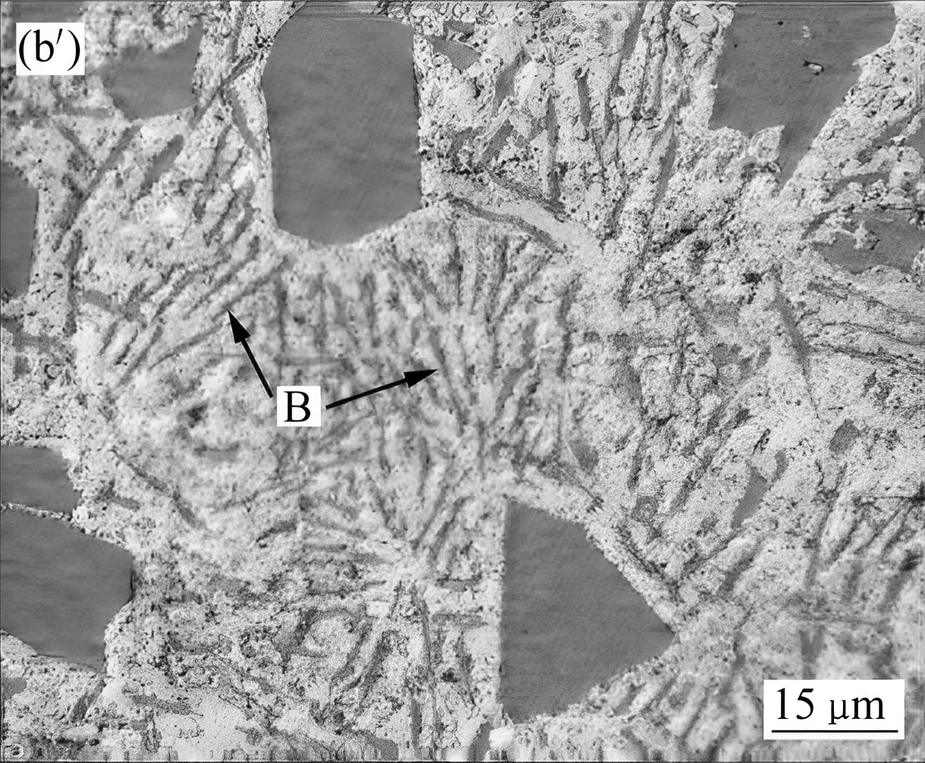
#> input picture data/images/01.png, 925 x 763 px, shrunk from 1219 x 1005 before the run
$ python -i seg_methods.py   (imports and definitions only)
#> lines starting #> are read from the running program, lines starting #| are printed output that depends on the picture; after the words box and inside, x2 and y2 are one past the last pixel; in counts of white or black regions, pixels touching at a corner belong together
#> further down, picture is the input picture: shape (763, 925, 3); min 0, max 255, mean 160.9
import cv2
import numpy as np
from skimage.morphology import skeletonize
from scipy import ndimage as ndi
from skimage.measure import label
from skimage.segmentation import random_walker, watershed
from skimage.filters import threshold_otsu


# 所有结果的像素值为[0,C] all result is in integer of [0, C]
# [53 lines left out: functions OTSU, Canny, RandomWalker, Kmeans, not called in this run]


def Watershed(in_img: np.ndarray) -> np.ndarray:
    """
        分水岭方法，watershed
    """
    th_img = threshold_otsu(in_img)
#> th_img = 156
    temp_img = np.zeros(in_img.shape)
    temp_img[in_img > th_img] = 1

    dist_trf = ndi.distance_transform_edt(temp_img)

    sure_fg = np.zeros(in_img.shape, bool)
    sure_fg[dist_trf > 0.2 * dist_trf.max()] = True

    label_map = label(sure_fg, connectivity=1, background=0, return_num=False)
    out_img = watershed(in_img, label_map, watershed_line=True, mask=sure_fg)
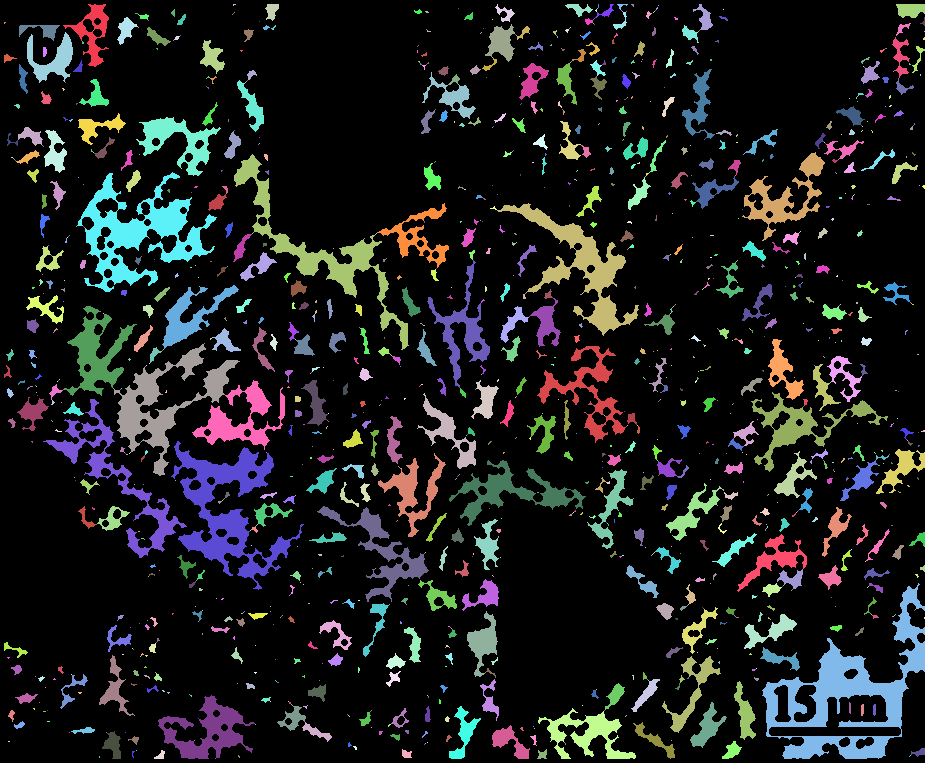
#> out_img: shape (763, 925, 3) int32; 1315 distinct labels, from 0 to 1314; one colour per label, 0 black
    out_img[out_img > 0] = 1
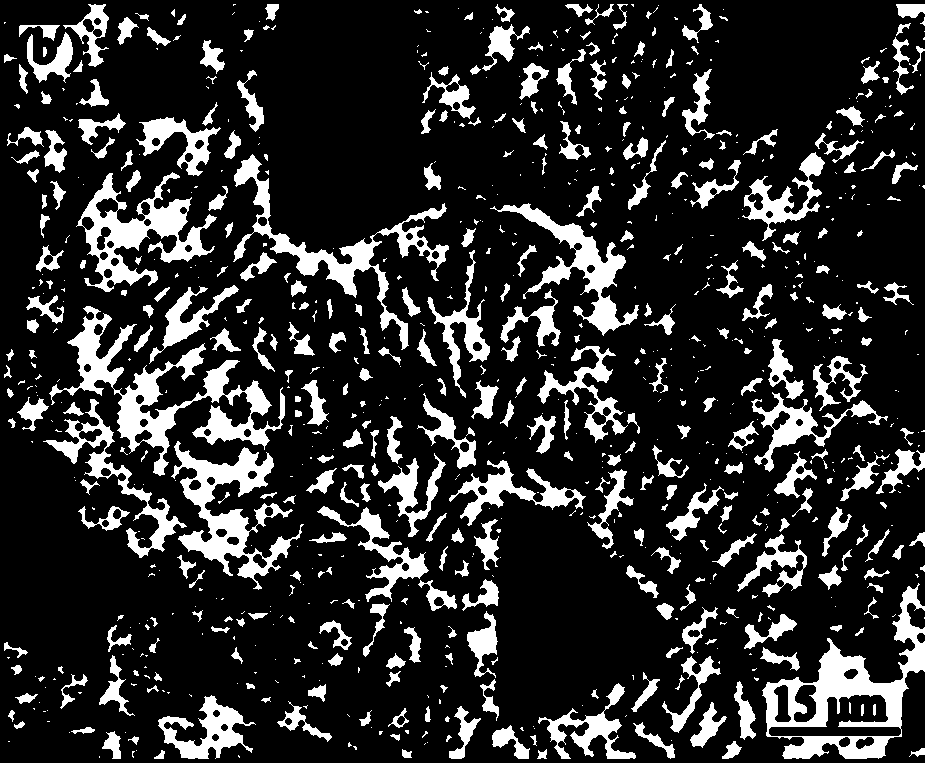
#> out_img: shape (763, 925, 3) int32; values 0 (black) and 1 (white), 17.7% white; 836 white regions (460 under 20 px), largest, box (x1, y1, x2, y2) and area: (49, 306, 285, 476) 8754, (762, 583, 925, 759) 8189, (171, 441, 304, 590) 6071
    out_img = 1 - skeletonize(1 - out_img)
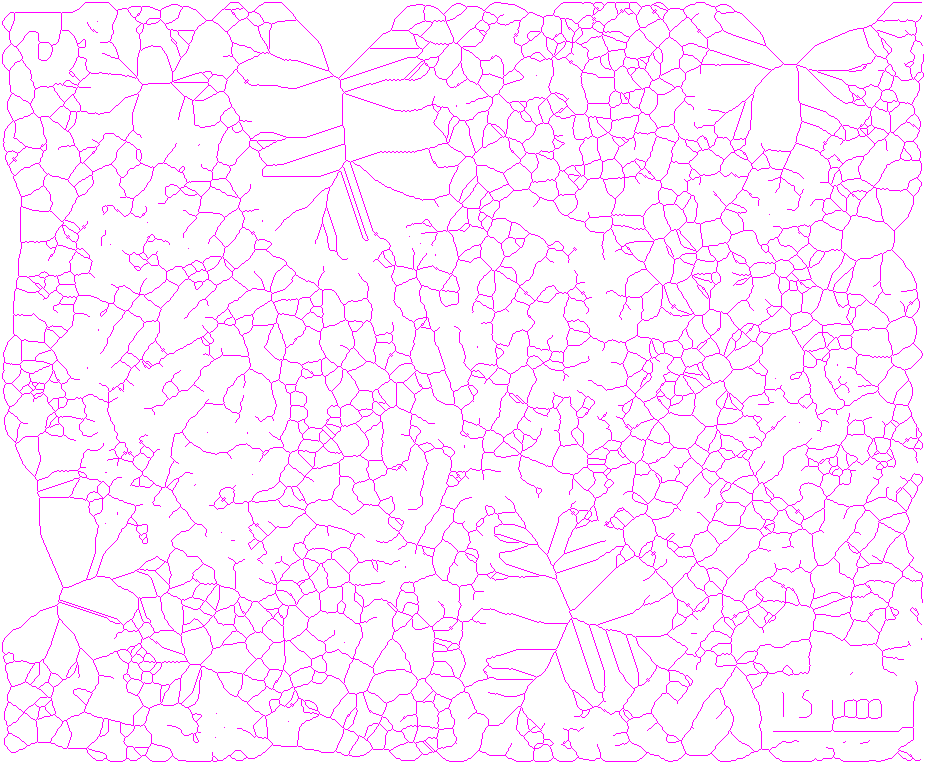
#> out_img: shape (763, 925, 3) int64; mean B, G, R 1, 0.932, 1; drawn with 1 as white
    return out_img

>>> import cv2
>>> picture = cv2.imread('../data/images/01.png')
>>> result = Watershed(picture)

$ run again, on data/images/04.png
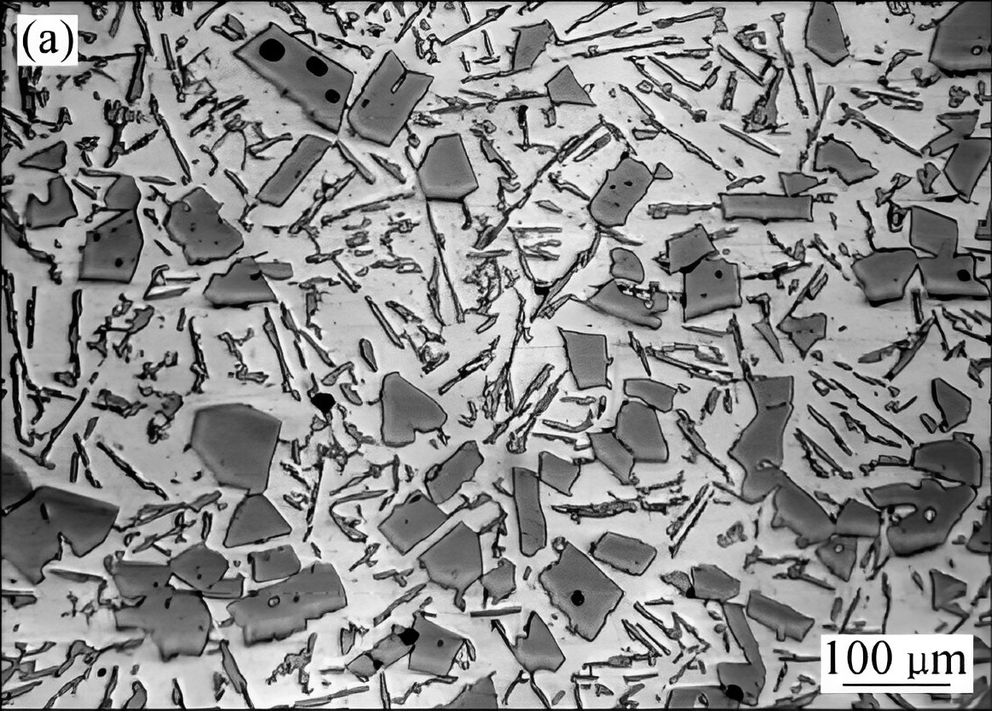
#> input picture data/images/04.png, 992 x 711 px, shrunk from 1162 x 833 before the run
#> picture is the input picture: shape (711, 992, 3); min 0, max 255, mean 139.4
#> th_img = 130
#> in Watershed, `out_img[out_img > 0] = 1`:
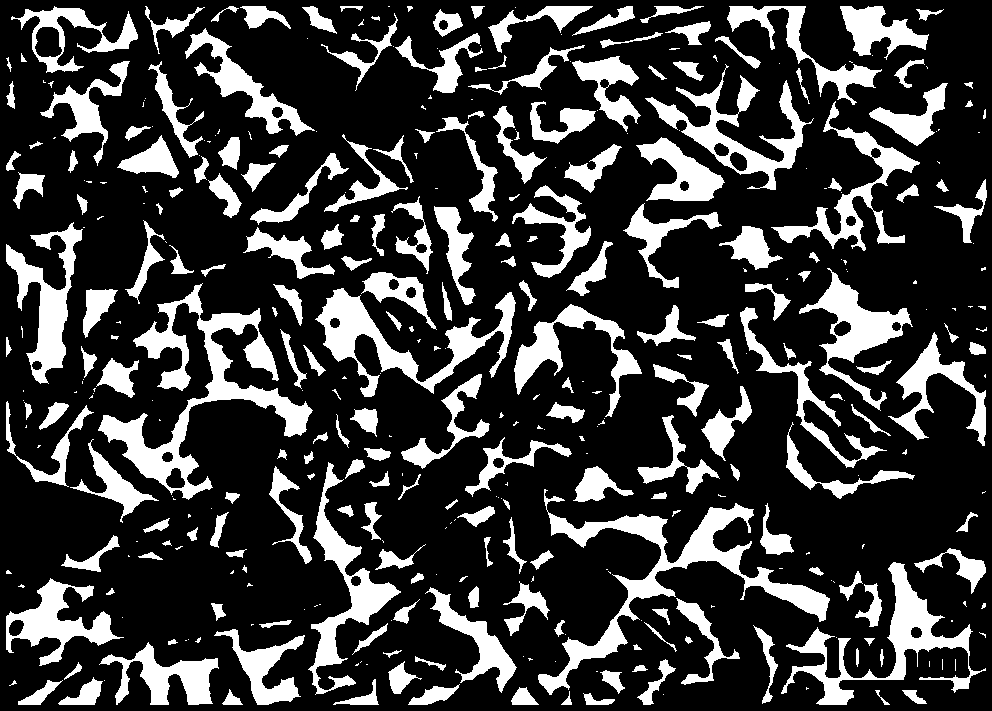
#> out_img: shape (711, 992, 3) int32; values 0 (black) and 1 (white), 23.1% white; 387 white regions (167 under 20 px), largest, box (x1, y1, x2, y2) and area: (98, 283, 313, 500) 10217, (538, 489, 830, 695) 9010, (315, 288, 516, 397) 5926
#> in Watershed, `out_img = 1 - skeletonize(1 - out_img)`:
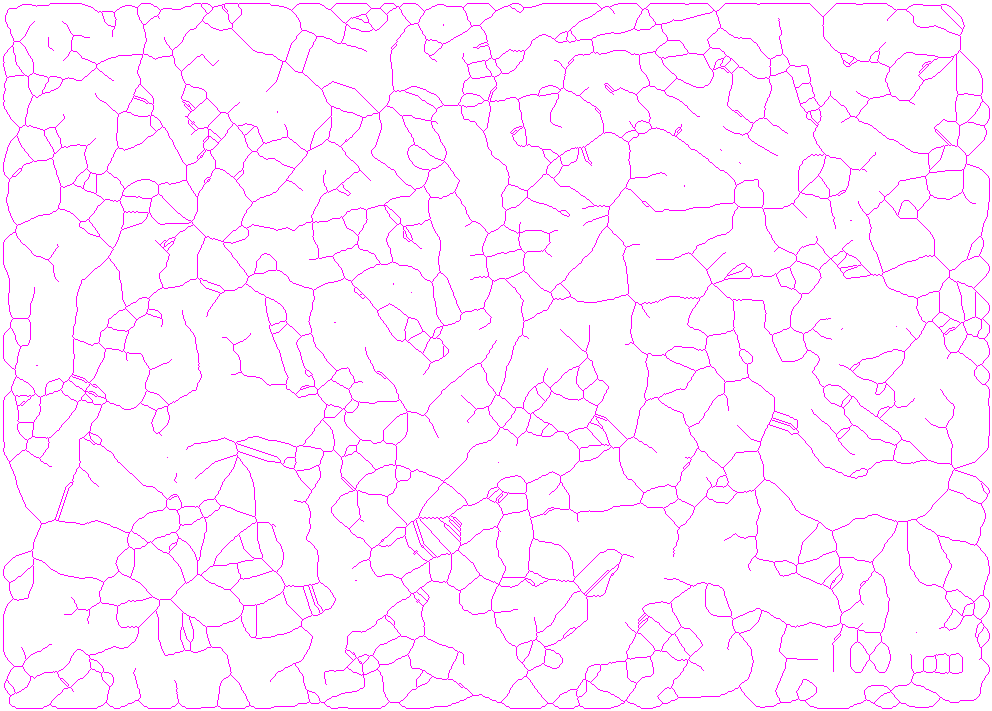
#> out_img: shape (711, 992, 3) int64; mean B, G, R 1, 0.954, 1; drawn with 1 as white

$ run again, on data/images/08.png
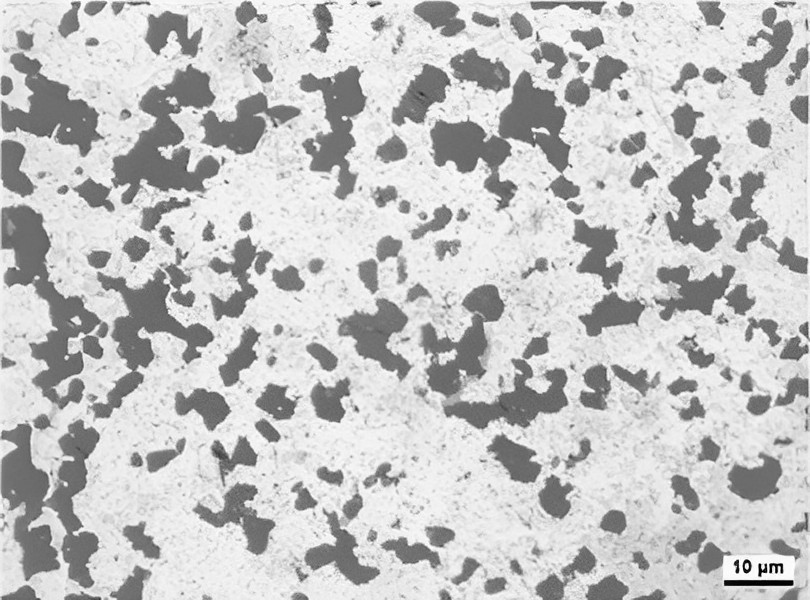
#> input picture data/images/08.png, 810 x 600 px
#> picture is the input picture: shape (600, 810, 3); min 0, max 255, mean 195.4
#> th_img = 172
#> in Watershed, `out_img[out_img > 0] = 1`:
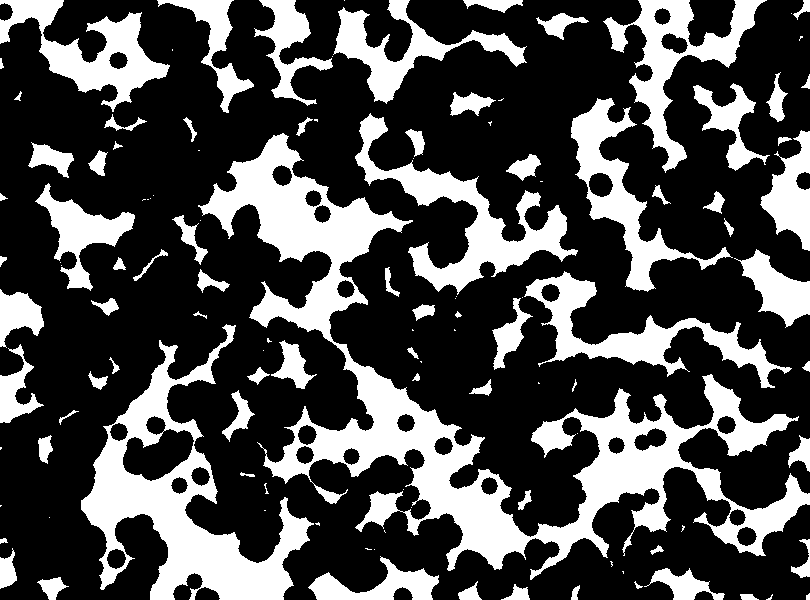
#> out_img: shape (600, 810, 3) int32; values 0 (black) and 1 (white), 29.7% white; 119 white regions (42 under 20 px), largest, box (x1, y1, x2, y2) and area: (198, 133, 810, 580) 47589, (81, 324, 314, 600) 19003, (355, 113, 578, 295) 9255
#> in Watershed, `out_img = 1 - skeletonize(1 - out_img)`:
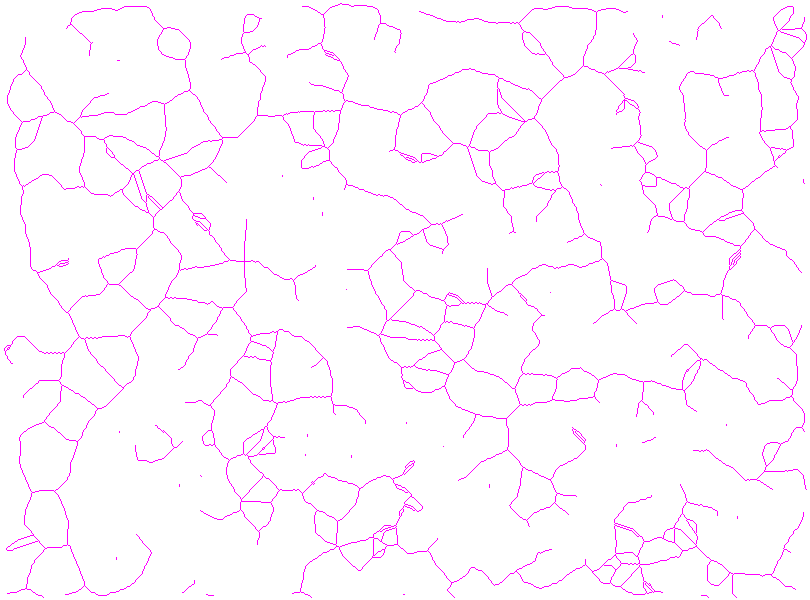
#> out_img: shape (600, 810, 3) int64; mean B, G, R 1, 0.972, 1; drawn with 1 as white

$ run again, on data/images/106.png
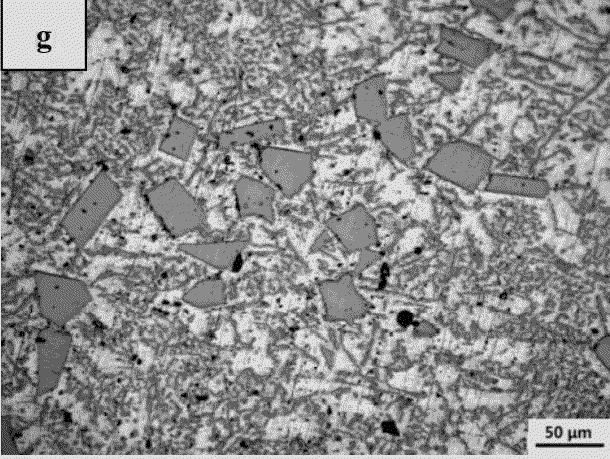
#> input picture data/images/106.png, 610 x 459 px
#> picture is the input picture: shape (459, 610, 3); min 0, max 225, mean 139.9
#> th_img = 146
#> in Watershed, `out_img[out_img > 0] = 1`:
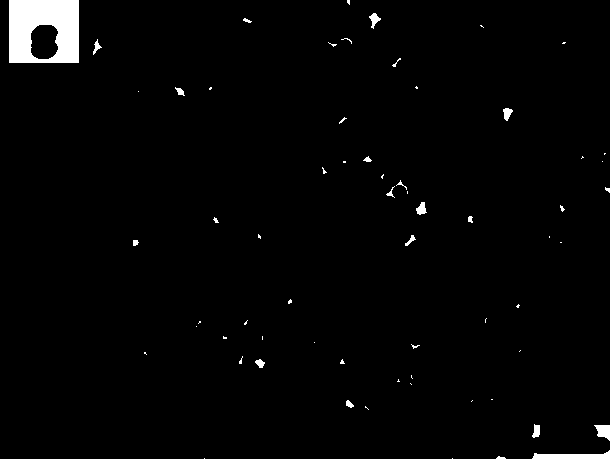
#> out_img: shape (459, 610, 3) int32; values 0 (black) and 1 (white), 1.9% white; 64 white regions (44 under 20 px), largest, box (x1, y1, x2, y2) and area: (9, 0, 79, 63) 3620, (532, 450, 610, 459) 400, (594, 425, 610, 441) 170
#> in Watershed, `out_img = 1 - skeletonize(1 - out_img)`:
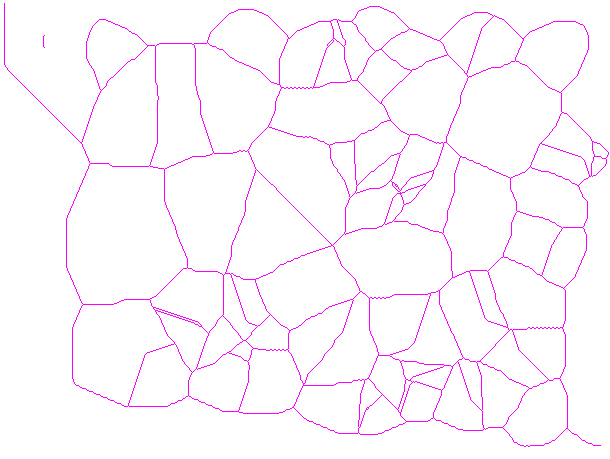
#> out_img: shape (459, 610, 3) int64; mean B, G, R 1, 0.973, 1; drawn with 1 as white
